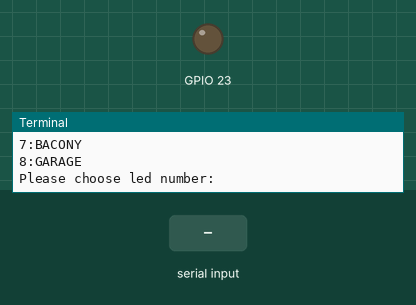
Recording of a program running on a simulated Raspberry Pi (BCM pin numbers). Shown: output pins drawn as LEDs (lit = HIGH), the last lines printed to the terminal. The inputs (shaded band) are chosen by the test bench. At 2.3 s the program stops and its outputs stay as they are.

Above: at 1.2 s.
1.3 s: "5" typed at the terminal, then Enter
At 2.1 s:
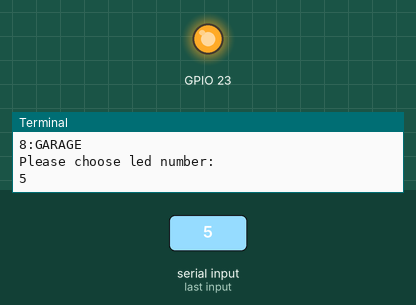
Timing chart, 0 to 3.8 s (numbered marks = the images above; inputs shaded):
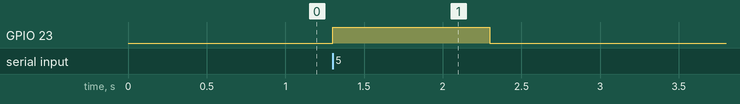

Measured:
- after the input at 1.3 s, GPIO 23: LOW → HIGH at once, → LOW 1.0 s later

The program:

index.py
```python
from led import Led
import time as time

#define all pin numbers for leds
#ID for each rooms
led_id = {
    "LIVINGROOM":17,
    "WC":27,
    "BATHROOM":22,
    "KITCHEN":5,
    "LBEDROOM":23,
    "SBEDROOM":24,
    "BACONY":25,
    "GARAGE":16
}
print("1:LIVINGROOM\n2:WC\n3:BATHROOM\n4:KITCHEN\n5:LBEDROOM\n6:SBEDROOM\n7:BACONY\n8:GARAGE\nPlease choose led number: ")
id = int(input())
def number(id):
        switcher = {
            1:'LIVINGROOM',
            2:'WC',
            3:'BATHROOM',
            4:'KITCHEN',
            5:'LBEDROOM',
            6:'SBEDROOM',
            7:'BACONY',
            8:'GARAGE'
            }
        return switcher.get(id, "out of list")

Ledcontrol = Led(led_id[number(id)])
Ledcontrol.setLedOn()
time.sleep(1)
Ledcontrol.setLedOff()
```

led.py
```python
import RPi.GPIO as GPIO
import time
GPIO.setmode(GPIO.BCM)
GPIO.setwarnings(False)

class Led:
    def __init__(self, ID):
        self.ID = ID
        self.status = False
        GPIO.setup(ID,GPIO.OUT)

    def getID(self):
        return self.ID

    def getStatus(self):
        return self.status

    def setLedOn(self):
        self.Status = True
        GPIO.output(self.ID,GPIO.HIGH)

    def setLedOff(self):
        self.status = False
        GPIO.output(self.ID,GPIO.LOW)
        
```
